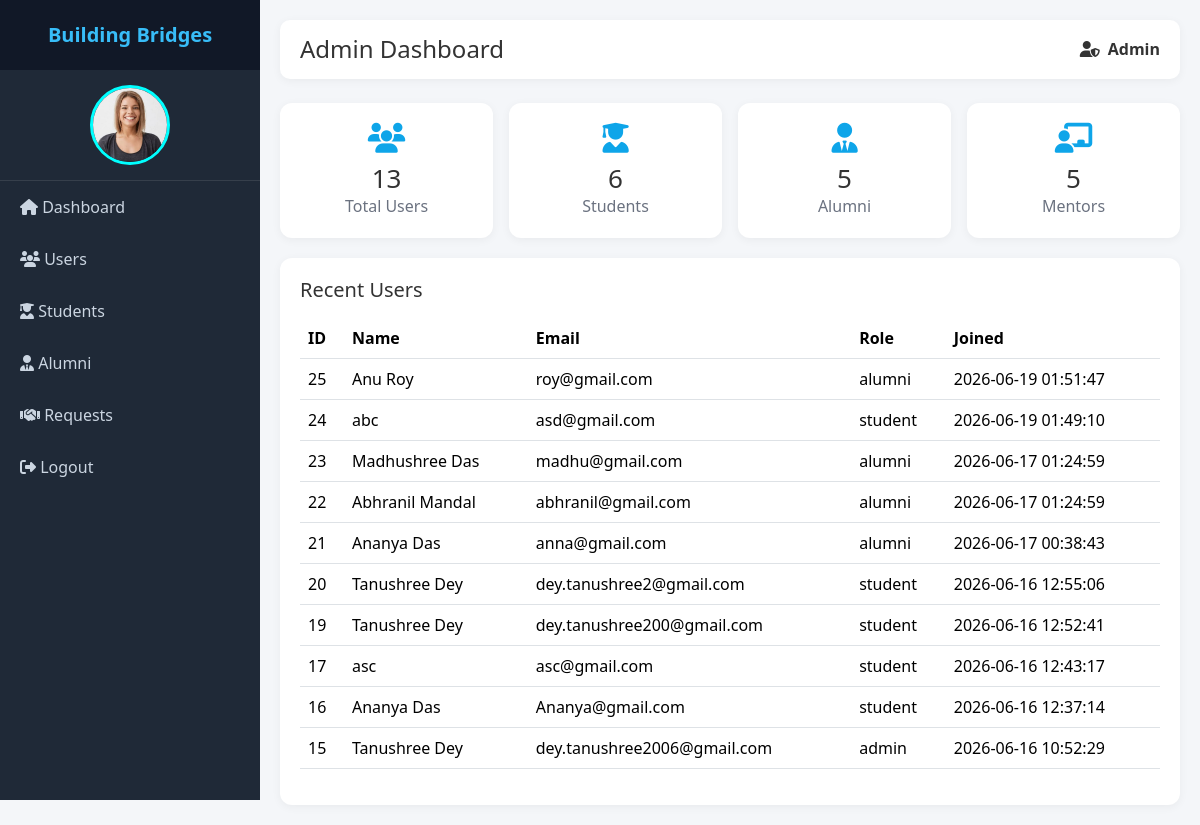
Page /admin/admin_dashboard.php (signed in) on the committed database.
### tables this page shows
CREATE TABLE `users1` (
  `id` int(11) NOT NULL,
  `full_name` varchar(100) NOT NULL,
  `email` varchar(100) NOT NULL,
  `password` varchar(255) NOT NULL,
  `role` enum('student','alumni','admin') NOT NULL,
  `department` varchar(100) DEFAULT NULL,
  `phone` varchar(20) DEFAULT NULL,
  `profile_image` varchar(255) DEFAULT NULL,
  `created_at` timestamp NOT NULL DEFAULT current_timestamp(),
  `bio` text DEFAULT NULL,
  `designation` varchar(255) DEFAULT NULL,
  `company` varchar(255) DEFAULT NULL,
  `skills` text DEFAULT NULL
);

### admin/admin_dashboard.php (the view, shortened to what this page needs)
<?php
include("includes/db_connect.php");
$totalUsers = mysqli_fetch_assoc(mysqli_query($conn,"SELECT COUNT(*) AS total FROM users1"))['total'];
$totalStudents = mysqli_fetch_assoc(mysqli_query($conn,"SELECT COUNT(*) AS total FROM users1 WHERE role='student'"))['total'];
$totalAlumni = mysqli_fetch_assoc(mysqli_query($conn,"SELECT COUNT(*) AS total FROM users1 WHERE role='alumni'"))['total'];
$totalMentors = $totalAlumni;
?>
<!DOCTYPE html>
<html>
<head>
<link href="https://cdn.jsdelivr.net/npm/bootstrap@5.3.3/dist/css/bootstrap.min.css" rel="stylesheet">
<link rel="stylesheet" href="https://cdnjs.cloudflare.com/ajax/libs/font-awesome/6.7.2/css/all.min.css"/>
</head>
<body>
<div class="sidebar">
<div class="logo">Building Bridges</div>
<div class="admin-profile text-center">
<?php if(!empty($_SESSION['profile_image'])){ ?>
    <img src="../<?= $_SESSION['profile_image']; ?>"
         style="width:80px;height:80px;border-radius:50%;object-fit:cover;border:3px solid cyan;">
<?php } else { ?>
    <img src="https://ui-avatars.com/api/?name=Admin"
         style="width:80px;height:80px;border-radius:50%;">
<?php } ?>
</div>
<a href="admin_dashboard.php"><i class="fa fa-home"></i> Dashboard</a>
<a href="user_list.php"><i class="fa fa-users"></i> Users</a>
<a href="student_list.php"><i class="fa fa-user-graduate"></i> Students</a>
<a href="mentor_list.php"><i class="fa fa-user-tie"></i> Alumni</a>
<a href="mentor_requests.php"><i class="fa fa-handshake"></i> Requests</a>
<a href="logout.php"><i class="fa fa-sign-out-alt"></i> Logout</a>
</div>
<div class="main-content">
<div class="topbar">
<h4>Admin Dashboard</h4>
<div class="d-flex align-items-center gap-2">
<i class="fa fa-user-shield"></i>
<strong><?= $_SESSION['full_name'] ?? 'Admin' ?></strong>
</div>
</div>
<div class="row g-3 mt-2">
<div class="col-md-3">
<div class="card-box">
<i class="fa fa-users"></i>
<h2><?= $totalUsers ?></h2>
<p>Total Users</p>
</div>
</div>
<div class="col-md-3">
<div class="card-box">
<i class="fa fa-user-graduate"></i>
<h2><?= $totalStudents ?></h2>
<p>Students</p>
</div>
</div>
<div class="col-md-3">
<div class="card-box">
<i class="fa fa-user-tie"></i>
<h2><?= $totalAlumni ?></h2>
<p>Alumni</p>
</div>
</div>
<div class="col-md-3">
<div class="card-box">
<i class="fa fa-chalkboard-teacher"></i>
<h2><?= $totalMentors ?></h2>
<p>Mentors</p>
</div>
</div>
</div>
<div class="table-card">
<h5 class="mb-3">Recent Users</h5>
<table class="table table-hover">
<thead>
<tr>
<th>ID</th>
<th>Name</th>
<th>Email</th>
<th>Role</th>
<th>Joined</th>
</tr>
</thead>
<tbody>
<?php
$recent = mysqli_query($conn,"SELECT * FROM users1 ORDER BY id DESC LIMIT 10");
while($row=mysqli_fetch_assoc($recent)){
?>
<tr>
<td><?= $row['id'] ?></td>
<td><?= $row['full_name'] ?></td>
<td><?= $row['email'] ?></td>
<td><?= $row['role'] ?></td>
<td><?= $row['created_at'] ?></td>
</tr>
<?php } ?>
</tbody>
</table>
</div>
</div>
</body>
</html>

### admin/admin_dashboard.php (style rules this page uses)
body { margin:0; font-family: 'Segoe UI', sans-serif; background:#f4f6f9; color:#333; }
.sidebar { position:fixed; left:0; top:0; width:260px; height:100vh; background:#1f2937; color:#fff; }
.logo { padding:20px; font-size:20px; font-weight:700; text-align:center; background:#111827; color:#38bdf8; }
.admin-profile { text-align:center; padding:15px; border-bottom:1px solid rgba(255,255,255,0.1); }
.admin-profile img { width:70px; height:70px; border-radius:50%; object-fit:cover; border:2px solid #38bdf8; }
.sidebar a { display:block; padding:14px 20px; color:#cbd5e1; text-decoration:none; transition:0.3s; }
.main-content { margin-left:260px; padding:20px; }
.topbar { background:#fff; padding:15px 20px; border-radius:10px; display:flex; justify-content:space-between; align-items:center; box-shadow:0 2px 10px rgba(0,0,0,0.05); }
.topbar h4 { margin:0; }
.card-box { background:#fff; border-radius:12px; padding:20px; text-align:center; box-shadow:0 2px 10px rgba(0,0,0,0.05); transition:0.3s; }
.card-box i { font-size:30px; color:#0ea5e9; margin-bottom:10px; }
.card-box h2 { margin:0; font-size:26px; }
.card-box p { margin:0; color:#6b7280; }
.table-card { margin-top:20px; background:#fff; padding:20px; border-radius:12px; box-shadow:0 2px 10px rgba(0,0,0,0.05); }
table th { background:#f1f5f9; }

### rows in the picture
users1: id "25", full_name "Anu Roy", email "roy@gmail.com", role "alumni", created_at "2026-06-19 01:51:47"
users1: id "24", full_name "abc", email "asd@gmail.com", role "student", created_at "2026-06-19 01:49:10"
users1: id "23", full_name "Madhushree Das", email "madhu@gmail.com", role "alumni", created_at "2026-06-17 01:24:59"
users1: id "22", full_name "Abhranil Mandal", email "abhranil@gmail.com", role "alumni", created_at "2026-06-17 01:24:59"
users1: id "21", full_name "Ananya Das", email "anna@gmail.com", role "alumni", created_at "2026-06-17 00:38:43"
users1: id "20", full_name "Tanushree Dey", email "dey.tanushree2@gmail.com", role "student", created_at "2026-06-16 12:55:06"
users1: id "19", full_name "Tanushree Dey", email "dey.tanushree200@gmail.com", role "student", created_at "2026-06-16 12:52:41"
users1: id "17", full_name "asc", email "asc@gmail.com", role "student", created_at "2026-06-16 12:43:17"
users1: id "16", full_name "Ananya Das", email "Ananya@gmail.com", role "student", created_at "2026-06-16 12:37:14"
users1: id "15", full_name "Tanushree Dey", email "dey.tanushree2006@gmail.com", role "admin", created_at "2026-06-16 10:52:29"

### other values in the picture
$_SESSION['full_name'] "Admin"
$totalUsers "13"
$totalStudents "6"
$totalAlumni "5"
$totalMentors "5"
